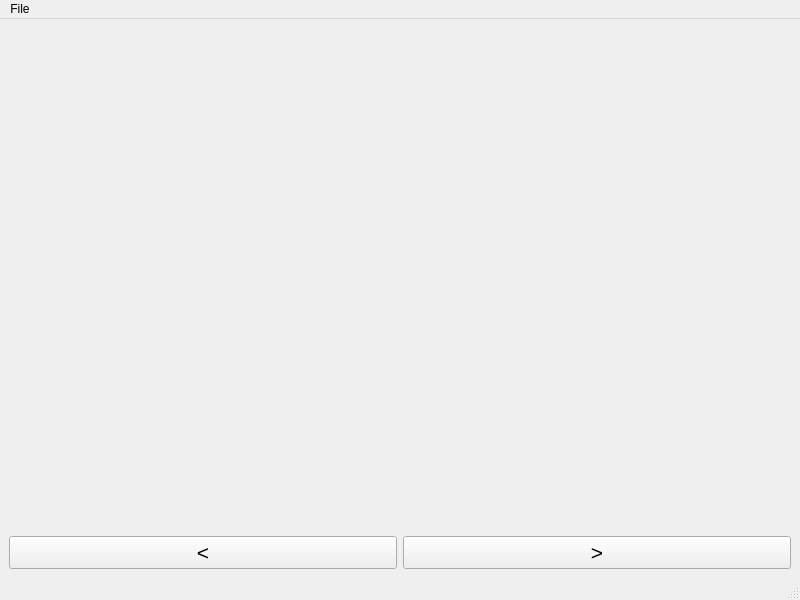
<?xml version="1.0" encoding="UTF-8"?>
<ui version="4.0">
 <class>MainWindow</class>
 <widget class="QMainWindow" name="MainWindow">
  <property name="geometry">
   <rect>
    <x>0</x>
    <y>0</y>
    <width>800</width>
    <height>600</height>
   </rect>
  </property>
  <property name="windowTitle">
   <string>MainWindow</string>
  </property>
  <widget class="QWidget" name="centralwidget">
   <layout class="QVBoxLayout" name="verticalLayout">
    <item>
     <widget class="QLabel" name="label">
      <property name="text">
       <string/>
      </property>
     </widget>
    </item>
    <item>
     <layout class="QHBoxLayout" name="horizontalLayout">
      <item>
       <widget class="QPushButton" name="pushButton_previous">
        <property name="font">
         <font>
          <pointsize>16</pointsize>
         </font>
        </property>
        <property name="text">
         <string>&lt;</string>
        </property>
       </widget>
      </item>
      <item>
       <widget class="QPushButton" name="pushButton_next">
        <property name="font">
         <font>
          <pointsize>16</pointsize>
         </font>
        </property>
        <property name="text">
         <string>&gt;</string>
        </property>
       </widget>
      </item>
     </layout>
    </item>
   </layout>
  </widget>
  <widget class="QMenuBar" name="menubar">
   <property name="geometry">
    <rect>
     <x>0</x>
     <y>0</y>
     <width>800</width>
     <height>22</height>
    </rect>
   </property>
   <widget class="QMenu" name="menuFile">
    <property name="title">
     <string>File</string>
    </property>
    <addaction name="actionOpen_Image"/>
    <addaction name="actionOpen_Directory"/>
    <addaction name="actionQuit"/>
   </widget>
   <addaction name="menuFile"/>
  </widget>
  <widget class="QStatusBar" name="statusbar"/>
  <action name="actionOpen_Image">
   <property name="text">
    <string>Open Image</string>
   </property>
  </action>
  <action name="actionOpen_Directory">
   <property name="text">
    <string>Open Directory</string>
   </property>
  </action>
  <action name="actionQuit">
   <property name="text">
    <string>Quit</string>
   </property>
  </action>
 </widget>
 <resources/>
 <connections/>
</ui>
